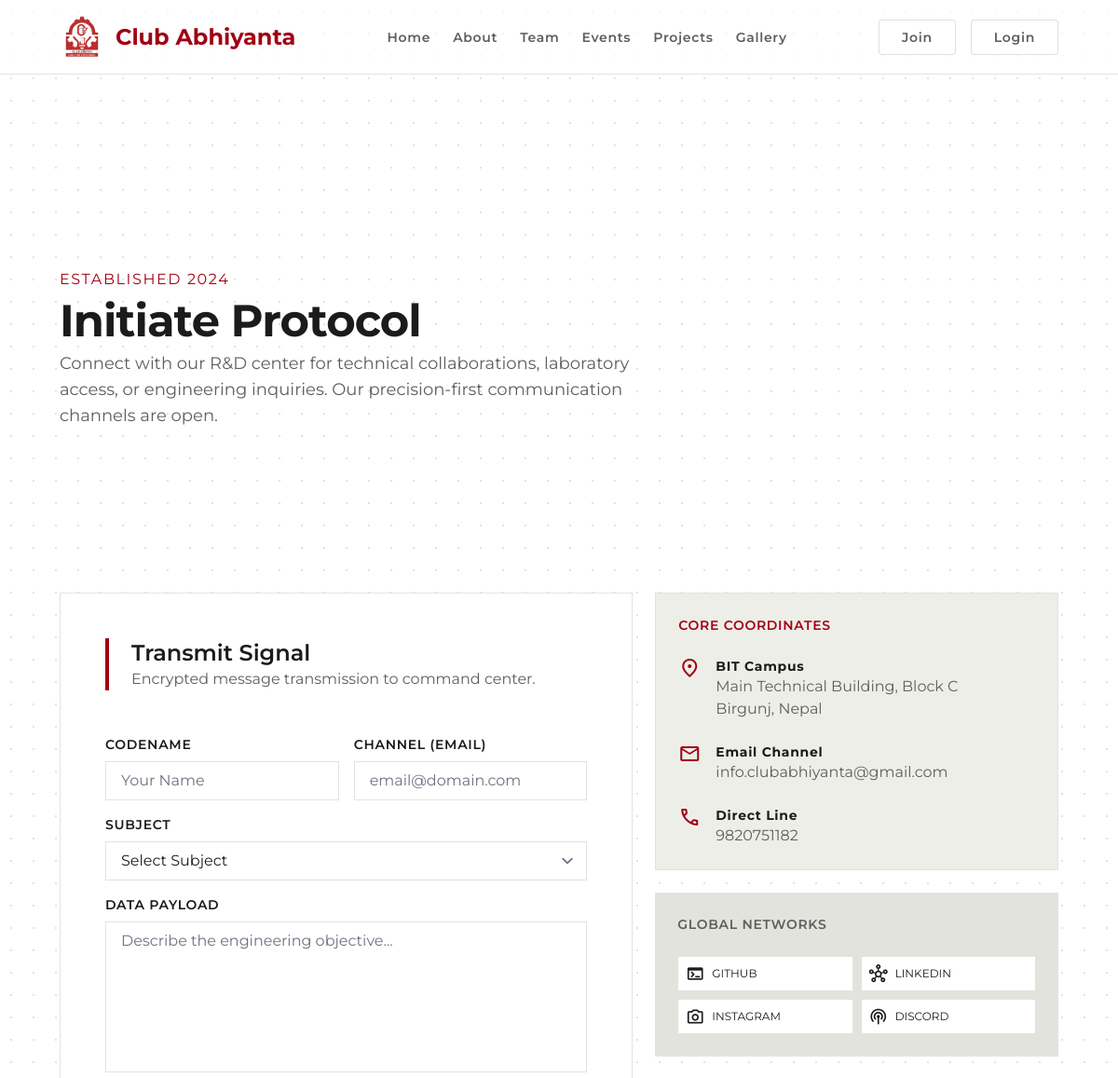
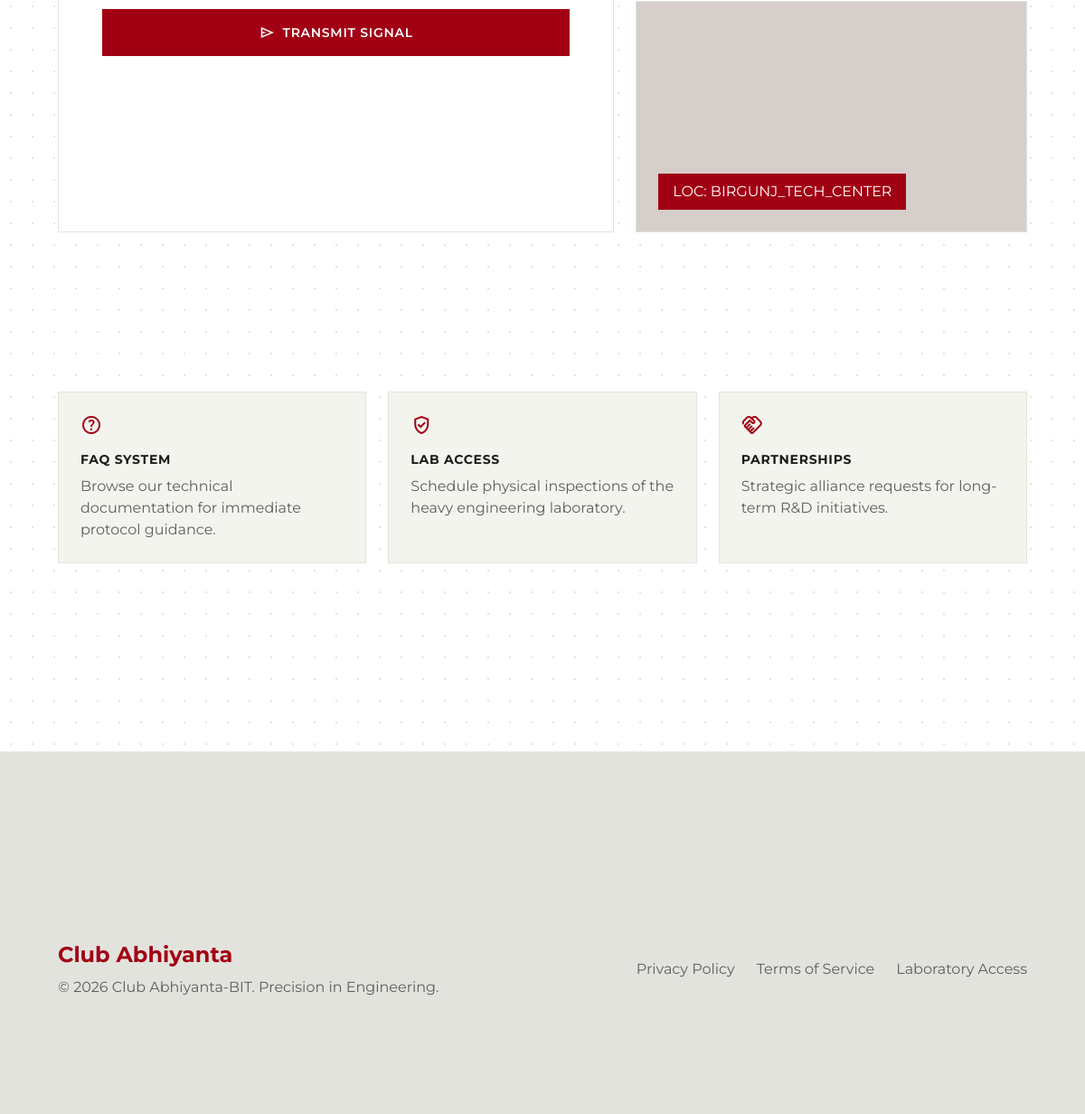
The page /pages/contact.php on the database its author committed (2 pictures, top to bottom).
### tables this page shows
CREATE TABLE `settings` (
  `id` int(11) NOT NULL AUTO_INCREMENT,
  `setting_key` varchar(100) NOT NULL,
  `setting_value` text DEFAULT NULL,
  `created_at` timestamp NULL DEFAULT current_timestamp(),
  `updated_at` timestamp NULL DEFAULT current_timestamp() ON UPDATE current_timestamp(),
  PRIMARY KEY (`id`),
  UNIQUE KEY `setting_key` (`setting_key`),
  KEY `idx_settings_key` (`setting_key`)
);

### pages/contact.php (the view, shortened to what the rows shown need)
<?php
include '../includes/header.php';
?>
<main class="pt-xl pb-xl max-w-[1200px] mx-auto px-margin-mobile md:px-margin-desktop grid-blueprint">
<section class="mt-xl mb-lg">
    <div class="flex flex-col gap-base">
        <h1 class="font-display text-display text-on-surface">Initiate Protocol</h1>
    </div>
</section>
<div class="grid grid-cols-1 lg:grid-cols-12 gap-gutter">
    <div class="lg:col-span-7 bg-surface-container-lowest border border-surface-variant p-md lg:p-lg">
        <div class="mb-lg border-l-4 border-primary pl-md">
            <h2 class="font-headline-md text-headline-md">Transmit Signal</h2>
        </div>
    </div>
    <div class="lg:col-span-5 flex flex-col gap-gutter">
        <div class="bg-surface-container p-md border border-surface-variant">
            <div class="space-y-md">
                <div class="flex gap-sm">
                    <div>
                        <h4 class="font-label-md text-label-md font-bold">Email Channel</h4>
                        <p class="font-body-md text-body-md text-secondary"><?php echo getSetting('contact_email', 'info.clubabhiyanta@gmail.com'); ?></p>
                    </div>
                </div>
                <div class="flex gap-sm">
                    <div>
                        <h4 class="font-label-md text-label-md font-bold">Direct Line</h4>
                        <p class="font-body-md text-body-md text-secondary"><?php echo getSetting('contact_phone', '+977 9800000000'); ?></p>
                    </div>
                </div>
            </div>
        </div>
    </div>
</div>
</main>
<?php include '../includes/footer.php'; ?>

### includes/header.php (shortened to what the rows shown need)
<?php
require_once __DIR__ . '/db.php';
$base_url = isset($base_url) ? $base_url : '/club/';
?>
<!DOCTYPE html>
<html class="light" lang="en">
<head>
    <script src="https://cdn.tailwindcss.com?plugins=forms,container-queries"></script>
    <?php
    $colors = getSiteColors();
    $defaultColors = [
        'primary' => '#a10014',
        'on-primary' => '#ffffff',
        'primary-container' => '#c81d25',
        'on-primary-container' => '#ffddda',
        'secondary' => '#5f5e5e',
        'on-secondary' => '#ffffff',
        'secondary-container' => '#e2dfde',
        'on-secondary-container' => '#636262',
        'surface' => '#fafaf3',
        'surface-dim' => '#dadad4',
        'surface-container-lowest' => '#ffffff',
        'surface-container-low' => '#f4f4ee',
        'surface-container' => '#eeeee8',
        'surface-container-high' => '#e8e8e2',
        'surface-container-highest' => '#e3e3dd',
        'surface-variant' => '#e3e3dd',
        'on-surface' => '#1a1c19',
        'on-surface-variant' => '#5c403d',
        'on-background' => '#1a1c19',
        'error' => '#ba1a1a',
        'on-error' => '#ffffff',
        'outline' => '#906f6c',
        'outline-variant' => '#e5bdba'
    ];
    $colors = array_merge($defaultColors, $colors);
    ?>
    <script id="tailwind-config">
        tailwind.config = {
            darkMode: "class",
            theme: {
                extend: {
                    colors: {
                        "primary": "<?php echo $colors['primary']; ?>",
                        "on-primary": "<?php echo $colors['on-primary']; ?>",
                        "primary-container": "<?php echo $colors['primary-container']; ?>",
                        "on-primary-container": "<?php echo $colors['on-primary-container']; ?>",
                        "secondary": "<?php echo $colors['secondary']; ?>",
                        "on-secondary": "<?php echo $colors['on-secondary']; ?>",
                        "secondary-container": "<?php echo $colors['secondary-container']; ?>",
                        "on-secondary-container": "<?php echo $colors['on-secondary-container']; ?>",
                        "surface": "<?php echo $colors['surface']; ?>",
                        "surface-dim": "<?php echo $colors['surface-dim']; ?>",
                        "surface-container-lowest": "<?php echo $colors['surface-container-lowest']; ?>",
                        "surface-container-low": "<?php echo $colors['surface-container-low']; ?>",
                        "surface-container": "<?php echo $colors['surface-container']; ?>",
                        "surface-container-high": "<?php echo $colors['surface-container-high']; ?>",
                        "surface-container-highest": "<?php echo $colors['surface-container-highest']; ?>",
                        "surface-variant": "<?php echo $colors['surface-variant']; ?>",
                        "on-surface": "<?php echo $colors['on-surface']; ?>",
                        "on-surface-variant": "<?php echo $colors['on-surface-variant']; ?>",
                        "on-background": "<?php echo $colors['on-background']; ?>",
                        "error": "<?php echo $colors['error']; ?>",
                        "on-error": "<?php echo $colors['on-error']; ?>",
                        "outline": "<?php echo $colors['outline']; ?>",
                        "outline-variant": "<?php echo $colors['outline-variant']; ?>"
                    },
                    borderRadius: {
                        "DEFAULT": "0.25rem",
                        "lg": "0.5rem",
                        "xl": "0.75rem",
                        "full": "9999px"
                    },
                    spacing: {
                        "base": "4px",
                        "margin-desktop": "64px",
                        "margin-mobile": "16px",
                        "sm": "16px",
                        "gutter": "24px",
                        "md": "24px",
                        "lg": "48px",
                        "xl": "80px",
                        "xs": "8px"
                    },
                    fontFamily: {
                        "display": ["Montserrat"],
                        "label-md": ["Montserrat"],
                        "headline-md": ["Montserrat"],
                        "code": ["Montserrat"],
                        "body-md": ["Montserrat"],
                        "body-lg": ["Montserrat"],
                        "headline-lg-mobile": ["Montserrat"],
                        "headline-lg": ["Montserrat"]
                    },
                    fontSize: {
                        "display": ["48px", {"lineHeight": "56px", "letterSpacing": "-0.02em", "fontWeight": "700"}],
                        "label-md": ["14px", {"lineHeight": "20px", "letterSpacing": "0.05em", "fontWeight": "600"}],
                        "headline-md": ["24px", {"lineHeight": "32px", "fontWeight": "600"}],
                        "code": ["14px", {"lineHeight": "20px", "fontWeight": "500"}],
                        "body-md": ["16px", {"lineHeight": "24px", "fontWeight": "400"}],
                        "body-lg": ["18px", {"lineHeight": "28px", "fontWeight": "400"}],
                        "headline-lg-mobile": ["24px", {"lineHeight": "32px", "fontWeight": "700"}],
                        "headline-lg": ["32px", {"lineHeight": "40px", "letterSpacing": "-0.01em", "fontWeight": "700"}]
                    }
                }
            }
        }
    </script>
    <link rel="stylesheet" href="<?php echo $base_url; ?>assets/css/style.css">
</head>
<body class="bg-background text-on-background font-body-md">
<header id="main-header" class="fixed top-0 w-full z-50 bg-background border-b border-surface-variant h-16 md:h-20">
    <nav class="flex justify-between items-center px-margin-mobile md:px-margin-desktop h-full max-w-[1200px] mx-auto">
        <a href="<?php echo $base_url; ?>index.php" class="flex items-center gap-2 md:gap-3">
            <img src="<?php echo $base_url; ?>assets/images/logo.png" alt="Logo" class="h-9 md:h-12 w-auto">
            <span class="hidden md:inline font-headline-md text-headline-md font-bold text-primary"><?php echo getSetting('club_name', 'Club Abhiyanta-BIT'); ?></span>
        </a>
    </nav>
</header>
<main>

### includes/footer.php (shortened to what the rows shown need)
</main>
    <footer class="w-full bg-surface-container-highest border-t border-surface-variant">
        <div class="flex flex-col md:flex-row justify-between items-center px-margin-mobile md:px-margin-desktop py-xl max-w-[1200px] mx-auto">
            <div class="mb-md md:mb-0">
                <div class="font-headline-md text-headline-md font-bold text-primary mb-xs">
                    <?php echo getSetting('club_name', 'Club Abhiyanta-BIT'); ?>
                </div>
                <p class="font-body-md text-body-md text-secondary">
                    © <?php echo date('Y'); ?> Club Abhiyanta-BIT. Precision in Engineering.
                </p>
            </div>
        </div>
    </footer>
</body>
</html>

### rows shown on the page
settings: setting_value "Club Abhiyanta"
settings: setting_value "info.clubabhiyanta@gmail.com"
settings: setting_value "9820751182"
